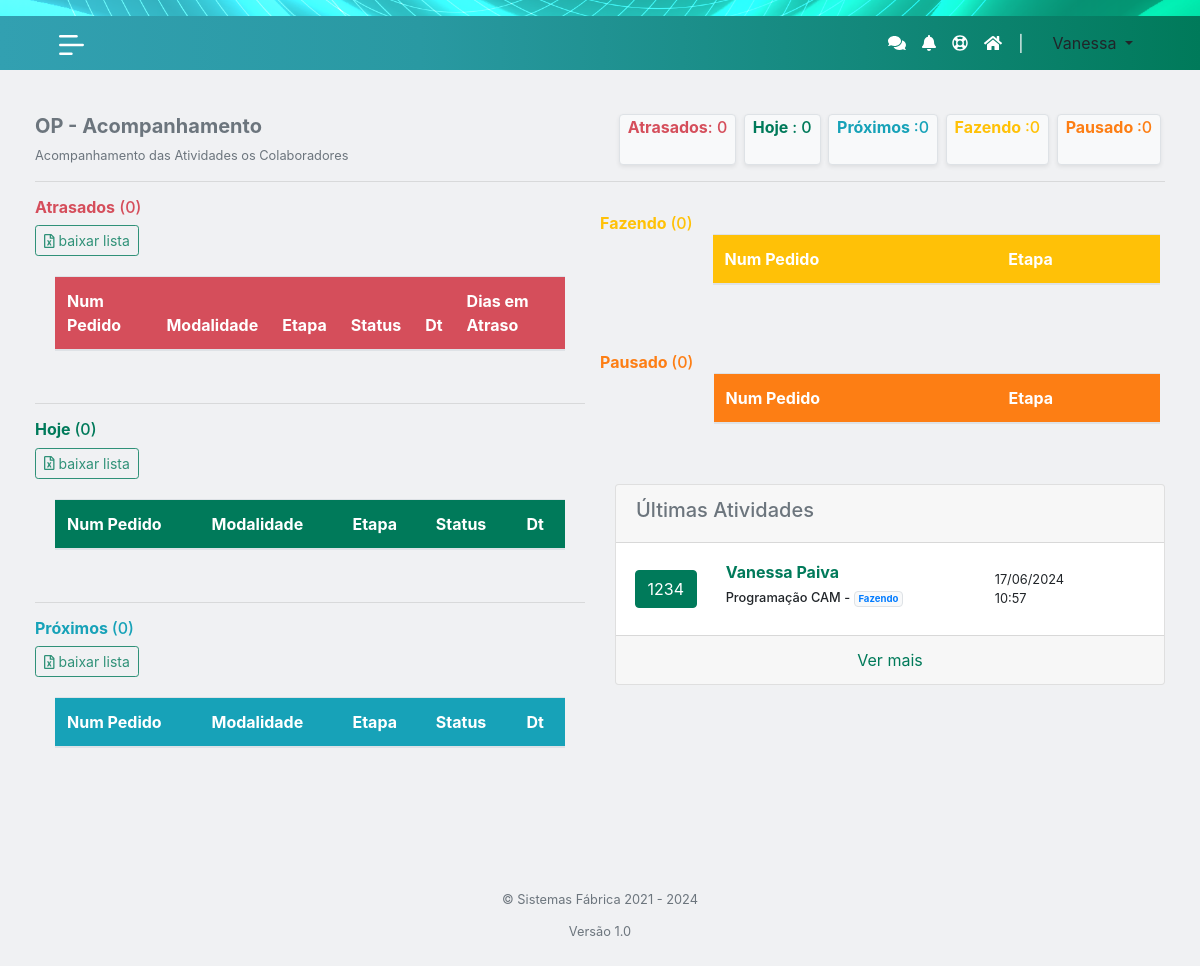
The app's page /acompanhamenetoetapas.php (signed in) with its own data.
### tables this page shows
CREATE TABLE IF NOT EXISTS `log_atividades_producao` (
  `id` int NOT NULL AUTO_INCREMENT,
  `idRealizacaoProducao` int DEFAULT NULL,
  `idEtapa` int NOT NULL,
  `idUsuario` int DEFAULT NULL,
  `idStatus` int DEFAULT NULL,
  `data` date DEFAULT NULL,
  `hora` time DEFAULT NULL,
  PRIMARY KEY (`id`)
);

CREATE TABLE IF NOT EXISTS `pedidos` (
  `id` int NOT NULL AUTO_INCREMENT,
  `projetista` varchar(255) DEFAULT NULL,
  `dr` varchar(255) DEFAULT NULL,
  `pac` varchar(255) DEFAULT NULL,
  `rep` varchar(255) DEFAULT NULL,
  `pedido` varchar(255) DEFAULT NULL,
  `dt` date DEFAULT NULL,
  `produto` varchar(255) DEFAULT NULL,
  `dataEntrega` date DEFAULT NULL,
  `fluxo` int DEFAULT NULL,
  `lote` varchar(100) DEFAULT NULL,
  `cdgprod` text,
  `qtds` text,
  `descricao` text,
  `diasparaproduzir` int NOT NULL,
  `taxa_extra` int DEFAULT NULL,
  `nacional_internacional` varchar(20) DEFAULT NULL,
  `obs` text,
  PRIMARY KEY (`id`)
);

CREATE TABLE IF NOT EXISTS `users` (
  `usersId` int NOT NULL AUTO_INCREMENT,
  `usersName` varchar(128) NOT NULL,
  `usersEmail` varchar(128) NOT NULL,
  `usersUid` varchar(128) NOT NULL,
  `usersPerm` varchar(128) NOT NULL,
  `usersPwd` varchar(128) NOT NULL,
  `usersAprov` varchar(20) NOT NULL,
  `usersUf` varchar(11) DEFAULT NULL,
  `usersIdentificador` varchar(128) DEFAULT NULL,
  `usersCel` varchar(20) DEFAULT NULL,
  PRIMARY KEY (`usersId`)
);

CREATE TABLE IF NOT EXISTS `etapa` (
  `id` int NOT NULL AUTO_INCREMENT,
  `nome` varchar(200) NOT NULL,
  `parametro1` text,
  `parametro2` text,
  `iterev` text,
  PRIMARY KEY (`id`)
);

CREATE TABLE IF NOT EXISTS `statusetapa` (
  `id` int NOT NULL AUTO_INCREMENT,
  `nome` varchar(255) DEFAULT NULL,
  `tipo` varchar(255) DEFAULT NULL,
  `cor` varchar(7) NOT NULL,
  PRIMARY KEY (`id`)
);

### acompanhamenetoetapas.php (the view, shortened to what the rows shown need)
<?php
if (isset($_SESSION["useruid"])) {
    include("php/head_tables.php");
    require_once 'includes/functions.inc.php';
?>
    <body class="bg-light-gray2">
        <?php
        include_once 'php/lateral-nav.php';
        ?>
        <div id="main">
            <div class="container-fluid">
                <div class="row py-4 d-flex justify-content-center">
                    <div class="col-sm">
                        <div class="content-panel">
                            <div class="row">
                                <div class="col-12 col-sm">
                                    <div class="row" style="overflow-x: scroll;">
                                        <div class="col">
                                            <div class="card-body">
                                                <table id="tAtrasado" class="table table-striped table-hover">
                                                    <thead class="text-white" style="background-color: #d54e5b;">
                                                        <tr>
                                                            <th><b>Num Pedido</b></th>
                                                            <th><b>Modalidade</b></th>
                                                            <th><b>Etapa</b></th>
                                                            <th><b>Status</b></th>
                                                            <th><b>Dt</b></th>
                                                            <th><b>Dias em Atraso</b></th>
                                                        </tr>
                                                    </thead>
                                                </table>
                                            </div>
                                        </div>
                                    </div>
                                    <div class="row" style="overflow-x: scroll;">
                                        <div class="col">
                                            <div class="card-body">
                                                <table id="tHoje" class="table table-striped table-hover">
                                                    <thead class="bg-fab text-white">
                                                        <tr>
                                                            <th><b>Num Pedido</b></th>
                                                            <th><b>Modalidade</b></th>
                                                            <th><b>Etapa</b></th>
                                                            <th><b>Status</b></th>
                                                            <th><b>Dt</b></th>
                                                        </tr>
                                                    </thead>
                                                </table>
                                            </div>
                                        </div>
                                    </div>
                                    <div class="row" style="overflow-x: scroll;">
                                        <div class="col">
                                            <div class="card-body">
                                                <table id="tProximo" class="table table-striped table-hover">
                                                    <thead class="bg-info text-white">
                                                        <tr>
                                                            <th><b>Num Pedido</b></th>
                                                            <th><b>Modalidade</b></th>
                                                            <th><b>Etapa</b></th>
                                                            <th><b>Status</b></th>
                                                            <th><b>Dt</b></th>
                                                        </tr>
                                                    </thead>
                                                </table>
                                            </div>
                                        </div>
                                    </div>
                                </div>
                                <div class="col-12 col-sm">
                                    <div class="row py-3" style="overflow-x: scroll;">
                                        <div class="card-body">
                                            <table id="tFazendo" class="table table-striped table-hover">
                                                <thead class="bg-warning text-white">
                                                    <tr>
                                                        <th><b>Num Pedido</b></th>
                                                        <th><b>Etapa</b></th>
                                                    </tr>
                                                </thead>
                                            </table>
                                        </div>
                                    </div>
                                    <div class="row py-3" style="overflow-x: scroll;">
                                        <div class="card-body">
                                            <table id="tPausado" class="table table-striped table-hover">
                                                <thead class="bg-orange text-white">
                                                    <tr>
                                                        <th><b>Num Pedido</b></th>
                                                        <th><b>Etapa</b></th>
                                                    </tr>
                                                </thead>
                                            </table>
                                        </div>
                                    </div>
                                    <div class="py-2 mb-2">
                                        <div class="card">
                                            <div class="card-body">
                                                <?php
                                                $sql = "SELECT
                                                l.id AS Id,
                                                l.data AS DataLog,
                                                l.hora AS HoraLog,
                                                u.usersName AS Responsavel,
                                                p.pedido AS numPedido,
                                                e.nome AS Etapa,
                                                s.nome AS Status,
                                                s.cor AS corStatus
                                                FROM log_atividades_producao AS l
                                                JOIN realizacaoproducao AS r ON l.idRealizacaoProducao = r.id
                                                JOIN pedidos AS p ON r.idPedido = p.id
                                                JOIN etapa AS e ON l.idEtapa = e.id
                                                JOIN users AS u ON l.idUsuario = u.usersId
                                                JOIN statusetapa AS s ON l.idStatus = s.id
                                                ORDER BY id DESC
                                                LIMIT 3;";
                                                $ret = mysqli_query($conn, $sql);
                                                if (mysqli_num_rows($ret) == 0) {
                                                    echo "<p>Nenhuma atividade encontrada</p>";
                                                } else {
                                                    while ($row = mysqli_fetch_array($ret)) {
                                                        $DataLog = $row["DataLog"];
                                                        $HoraLog = $row["HoraLog"];
                                                        $Responsavel = getFirstAndLastName($row["Responsavel"]);
                                                        $numPedido = $row["numPedido"];
                                                        $Etapa = $row["Etapa"];
                                                        $Status = $row["Status"];
                                                        $corStatus = $row["corStatus"];
                                                        $data = dateFormatByHifen($DataLog);
                                                        $hora = hourFormat($HoraLog);
                                                ?>
                                                        <div class="row d-flex justify-content-center align-items-center">
                                                            <div class="col-2 col-sm-2 d-flex justify-content-center">
                                                                <span class="btn btn-fab"> <?php echo $numPedido; ?> </span>
                                                            </div>
                                                            <div class="col d-flex justify-content-center" style="flex-direction: column;">
                                                                <h5 style="font-size: 1rem;" class="text-fab"><b><?php echo $Responsavel; ?></b></h5>
                                                                <h6 style="font-size: 0.8rem;"><?php echo $Etapa; ?> - <span class="badge badge-light border" style="color: <?php echo $corStatus; ?>;"><?php echo $Status; ?></span></h6>
                                                            </div>
                                                            <div class="col-4 col-sm-4 d-flex justify-content-center" style="flex-direction: column;">
                                                                <small class="text-mute"><?php echo $data; ?></small>
                                                                <small class="text-mute"><?php echo $hora; ?></small>
                                                            </div>
                                                        </div>
                                                <?php
                                                    }
                                                }
                                                ?>
                                            </div>
                                        </div>
                                    </div>
                                </div>
                            </div>
                        </div>
                    </div>
                </div>
            </div>
        </div>
    </body>
    <?php include_once 'php/footer_index.php' ?>
<?php
} else {
    header("location: login");
    exit();
}
?>

### records on screen
log_atividades_producao: pedidos.pedido "1234", users.usersName "Vanessa Paiva", idEtapa.nome "Programação CAM", statusetapa.nome "Fazendo", data "17/06/2024", hora "10:57"

### other values on screen
$_SESSION["userfirstname"] "Vanessa"
$qtdAtrasados "0"
$qtdHoje "0"
$qtdAmanha "0"
$qtdFazendo "0"
$qtdPausado "0"
